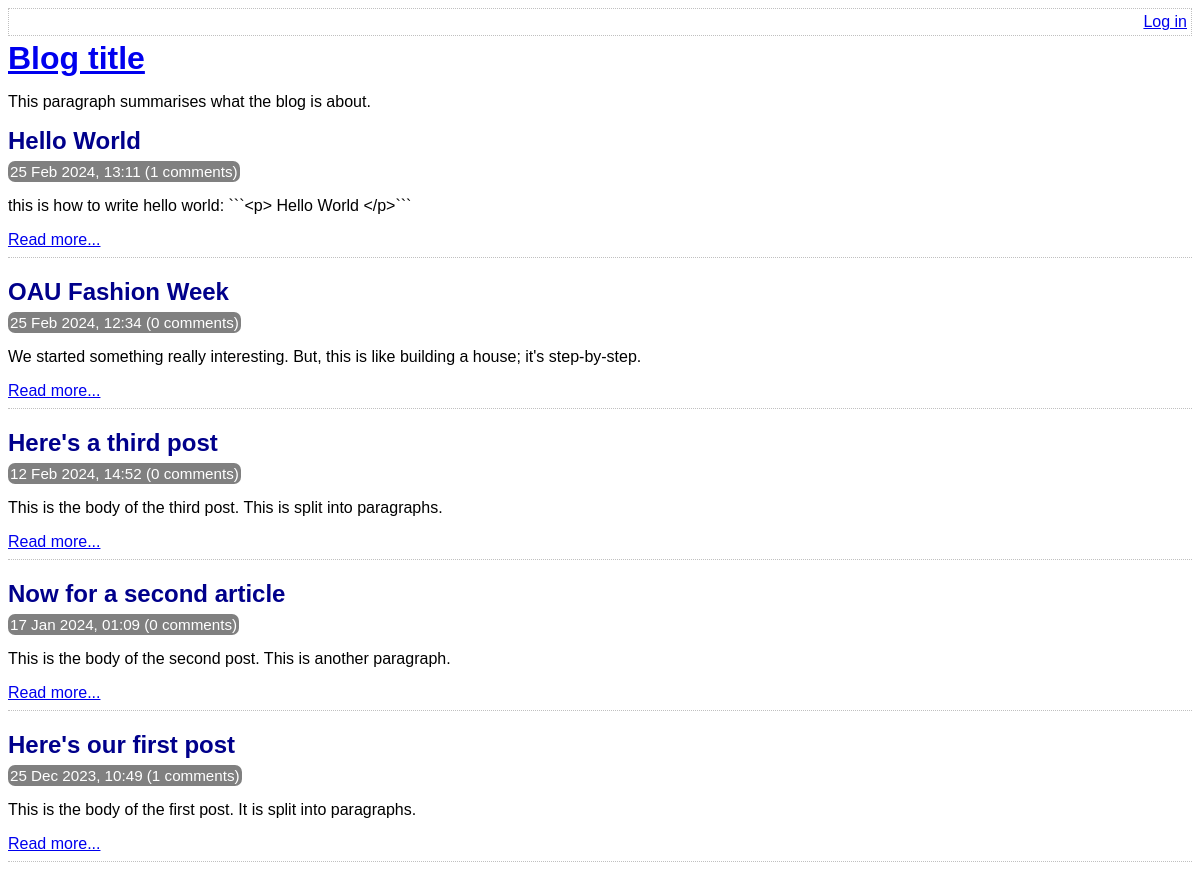
The page / on the database its author committed.
### tables this page shows
CREATE TABLE post (
	id INTEGER PRIMARY KEY AUTOINCREMENT NOT NULL,
	title VARCHAR NOT NULL,
	body VARCHAR NOT NULL,
	user_id INTEGER NOT NULL,
	created_at VARCHAR NOT NULL,
	updated_at VARCHAR,
	FOREIGN KEY (user_id) REFERENCES user(id)
);

### lib/common.php (called while the page is built, shortened)
<?php
function htmlEscape($html)
{
    return htmlspecialchars($html, ENT_HTML5, 'UTF-8');
}
function convertSqlDate($sqlDate)
{
    $date = DateTime::createFromFormat('Y-m-d H:i:s', $sqlDate);
    return $date->format('d M Y, H:i');
}
function getAllPosts(PDO $pdo)
{
    $stmt = $pdo->query(
        'SELECT
            id, title, created_at, body,
            (SELECT COUNT(*) FROM comment WHERE comment.post_id = post.id) comment_count
        FROM
            post
        ORDER BY
            created_at DESC'
    );
    return $stmt->fetchAll(PDO::FETCH_ASSOC);
}

### index.php (the view, shortened to what this page needs)
<?php
require_once 'lib/common.php';
$pdo = getPDO();
$posts = getAllPosts($pdo);
?>
<!DOCTYPE html>
<html>
    <head>
        <?php require 'templates/head.php' ?>
    </head>
    <body>
        <?php require 'templates/title.php' ?>
        <div class="post-list">
            <?php foreach ($posts as $post): ?>
                <div class="post-synopsis">
                    <h2>
                        <?php echo htmlEscape($post['title']) ?>
                    </h2>
                    <div class="meta">
                        <?php echo convertSqlDate($post['created_at']) ?>
                        (<?php echo $post['comment_count'] ?> comments)
                    </div>
                    <p>
                        <?php echo htmlEscape($post['body']) ?>
                    </p>
                    <div class="post-controls">
                        <a
                            href="view-post.php?post_id=<?php echo $post['id'] ?>"
                        >Read more...</a>
                    </div>
                </div>
            <?php endforeach ?>
        </div>
    </body>
</html>

### assets/main.css (style rules this page uses)
h1, h2, h3 { margin-top: 0; margin-bottom: 8px; }
body { font-family: sans-serif; }
.post-synopsis { padding-bottom: 8px; border-bottom: 1px dotted silver; margin-bottom: 20px; }
.post-synopsis h2, .post h2 { color: darkblue; }
.post .date, .post-synopsis .meta { color: white; background-color: grey; border-radius: 7px; padding: 2px; display: inline; font-size: 0.95em; }

### rows shown on the page
post: title "Hello World", created_at "25 Feb 2024, 13:11", comment_count "1", body "this is how to write hello world: ```<p> Hello World </p>```"
post: title "OAU Fashion Week", created_at "25 Feb 2024, 12:34", comment_count "0", body "We started something really interesting. But, this is like building a house; it's step-by-step."
post: title "Here's a third post", created_at "12 Feb 2024, 14:52", comment_count "0", body "This is the body of the third post. This is split into paragraphs."
post: title "Now for a second article", created_at "17 Jan 2024, 01:09", comment_count "0", body "This is the body of the second post. This is another paragraph."
post: title "Here's our first post", created_at "25 Dec 2023, 10:49", comment_count "1", body "This is the body of the first post. It is split into paragraphs."
